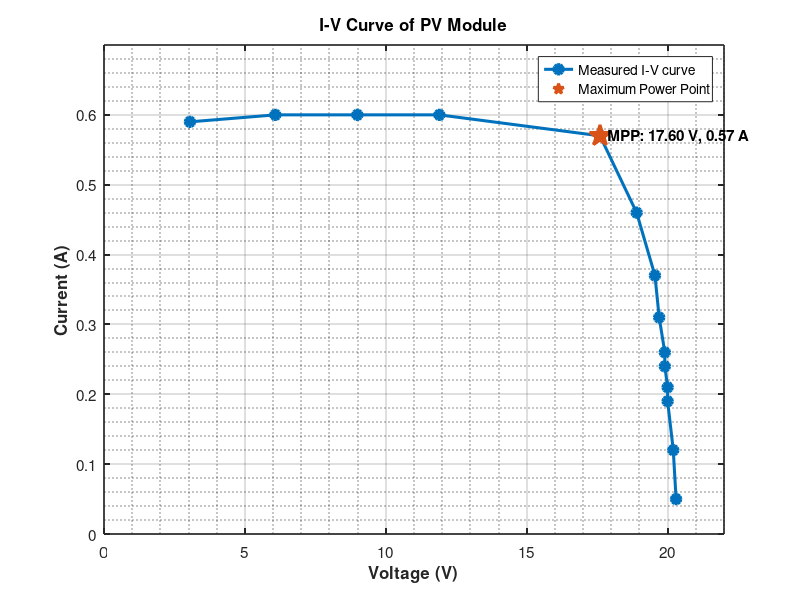
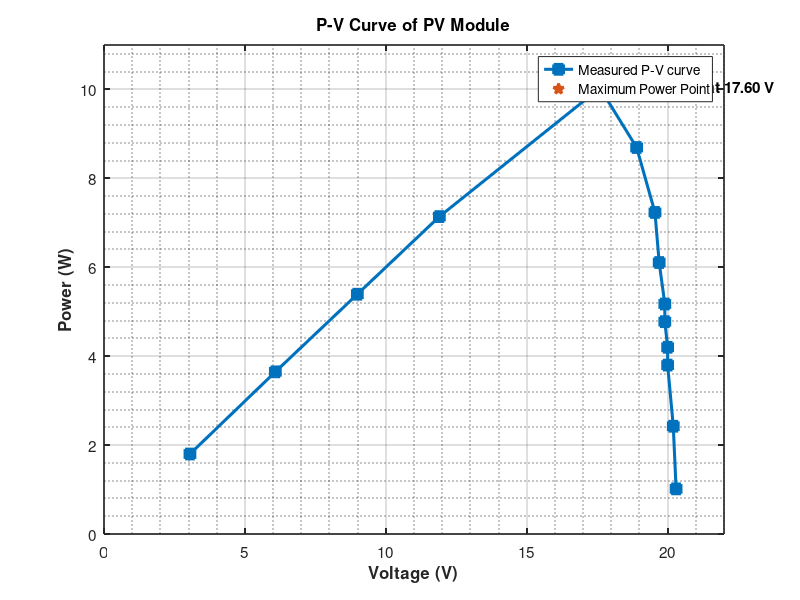

Here is the MATLAB script that generated these plots, in order: (Note: this script raises an error after producing the figures.)
clc; clear; close all;

%% Measured PV data
R = [5 10 15 20 30 40 50 60 70 80 90 100 150 300];

V = [3.05 6.08 8.99 11.9 17.6 18.9 19.55 19.7 19.9 19.9 20 20 20.2 20.3];

I = [0.59 0.60 0.60 0.60 0.57 0.46 0.37 0.31 0.26 0.24 0.21 0.19 0.12 0.05];

P = [1.7995 3.648 5.394 7.14 10.032 8.694 7.2335 6.107 5.174 4.776 4.2 3.8 2.424 1.015];

%% Find maximum power point
[Pmax, idx] = max(P);
Vm = V(idx);
Im = I(idx);
Rm = R(idx);

%% I-V Curve
figure('Color','w','Position',[100 100 900 550]);

plot(V, I, '-o', ...
    'LineWidth', 2.2, ...
    'MarkerSize', 7, ...
    'MarkerFaceColor', 'auto');

hold on;

plot(Vm, Im, 'p', ...
    'MarkerSize', 16, ...
    'MarkerFaceColor', 'auto', ...
    'LineWidth', 2);

grid on;
grid minor;
box on;

xlabel('Voltage (V)', 'FontSize', 12, 'FontWeight', 'bold');
ylabel('Current (A)', 'FontSize', 12, 'FontWeight', 'bold');
title('I-V Curve of PV Module', 'FontSize', 14, 'FontWeight', 'bold');

legend('Measured I-V curve', 'Maximum Power Point', ...
    'Location', 'northeast', ...
    'FontSize', 11);

text(Vm, Im, sprintf('  MPP: %.2f V, %.2f A', Vm, Im), ...
    'FontSize', 11, ...
    'FontWeight', 'bold');

xlim([0 22]);
ylim([0 0.7]);

set(gca, 'FontSize', 11, ...
         'LineWidth', 1.2);

%% P-V Curve
figure('Color','w','Position',[150 150 900 550]);

plot(V, P, '-s', ...
    'LineWidth', 2.2, ...
    'MarkerSize', 7, ...
    'MarkerFaceColor', 'auto');

hold on;

plot(Vm, Pmax, 'p', ...
    'MarkerSize', 16, ...
    'MarkerFaceColor', 'auto', ...
    'LineWidth', 2);

grid on;
grid minor;
box on;

xlabel('Voltage (V)', 'FontSize', 12, 'FontWeight', 'bold');
ylabel('Power (W)', 'FontSize', 12, 'FontWeight', 'bold');
title('P-V Curve of PV Module', 'FontSize', 14, 'FontWeight', 'bold');

legend('Measured P-V curve', 'Maximum Power Point', ...
    'Location', 'northeast', ...
    'FontSize', 11);

text(Vm, Pmax, sprintf('  P_{max}: %.2f W at %.2f V', Pmax, Vm), ...
    'FontSize', 11, ...
    'FontWeight', 'bold');

xlim([0 22]);
ylim([0 11]);

set(gca, 'FontSize', 11, ...
         'LineWidth', 1.2);

%% Combined I-V and P-V Curve
figure('Color','w','Position',[200 200 950 550]);

yyaxis left
plot(V, I, '-o', ...
    'LineWidth', 2.2, ...
    'MarkerSize', 7, ...
    'MarkerFaceColor', 'auto');

ylabel('Current (A)', 'FontSize', 12, 'FontWeight', 'bold');
ylim([0 0.7]);

hold on;

plot(Vm, Im, 'p', ...
    'MarkerSize', 16, ...
    'MarkerFaceColor', 'auto', ...
    'LineWidth', 2);

yyaxis right
plot(V, P, '-s', ...
    'LineWidth', 2.2, ...
    'MarkerSize', 7, ...
    'MarkerFaceColor', 'auto');

ylabel('Power (W)', 'FontSize', 12, 'FontWeight', 'bold');
ylim([0 11]);

plot(Vm, Pmax, 'p', ...
    'MarkerSize', 16, ...
    'MarkerFaceColor', 'auto', ...
    'LineWidth', 2);

grid on;
grid minor;
box on;

xlabel('Voltage (V)', 'FontSize', 12, 'FontWeight', 'bold');
title('I-V and P-V Characteristics of PV Module', 'FontSize', 14, 'FontWeight', 'bold');

legend('Current', 'MPP current', 'Power', 'MPP power', ...
    'Location', 'best', ...
    'FontSize', 11);

xlim([0 22]);

set(gca, 'FontSize', 11, ...
         'LineWidth', 1.2);

%% Print maximum power point
fprintf('Maximum Power Point:\n');
fprintf('Voltage Vm = %.2f V\n', Vm);
fprintf('Current Im = %.2f A\n', Im);
fprintf('Power Pmax = %.2f W\n', Pmax);
fprintf('Load resistance at MPP = %.0f Ohm\n', Rm);
